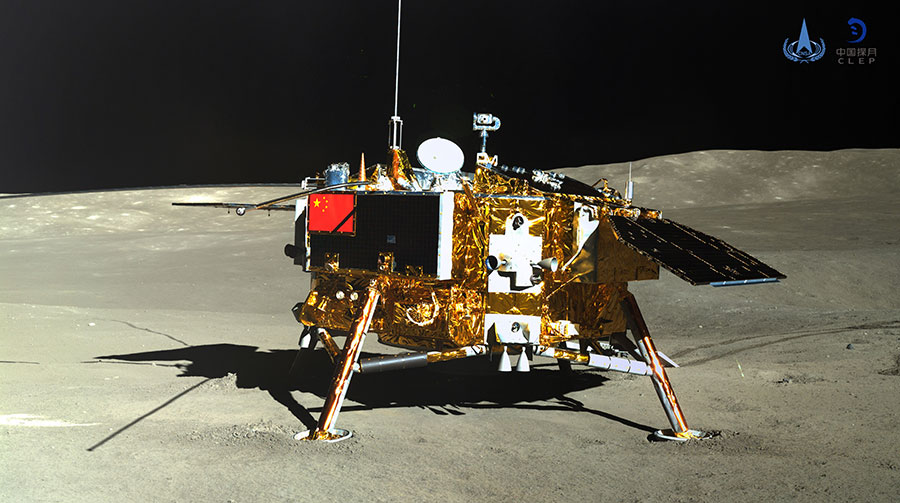
#> input picture DigitalImageProcessing/Images/6780100.jpg, 900 x 503 px
$ python test_2.py
#> lines starting #> are read from the running program, lines starting #| are printed output that depends on the picture
#> further down, src is the input picture: shape (503, 900, 3); mean B, G, R 79.8, 93.7, 97.7
# Created by LiuMinXuan 2020/3/2 21:18
# --coding:utf-8--
import cv2 as cv
import numpy as np


def access_pixels(image):
    print(image.shape)
#| (503, 900, 3)
    height = image.shape[0]
#> height = 503
    width = image.shape[1]
#> width = 900
    channels = image.shape[2]
#> channels = 3
    print("width:%s, height:%s, channels:%s" % (width, height, channels))
#| width:900, height:503, channels:3
    for row in range(height):
        for col in range(width):
            for chn in range(channels):
                pv = image[row, col, chn]
                image[row, col, chn] = 255 - pv
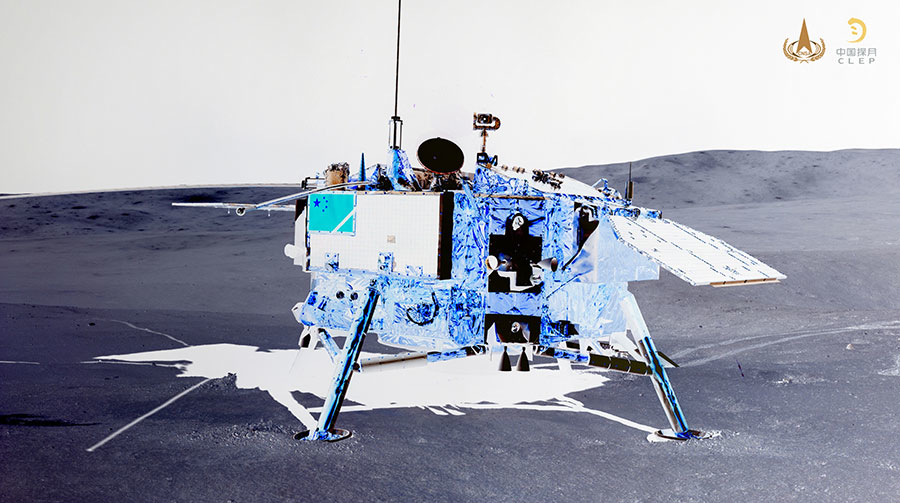
#> image: shape (503, 900, 3); mean B, G, R 175.2, 161.3, 157.3
    cv.imshow("show", image)


def create_inage():
    img = np.zeros([400, 400, 3], np.uint8)
    cv.imshow("new image", img)


src = cv.imread("../Images/6780100.jpg")
cv.namedWindow("input", cv.WINDOW_AUTOSIZE)
cv.imshow("input", src)
t1 = cv.getTickCount()
access_pixels(src)
create_inage()
t2 = cv.getTickCount()
print("time %s" % ((t2 - t1)/cv.getTickFrequency()))
cv.waitKey(0)
cv.destroyAllWindows()

$ run again, with DigitalImageProcessing/Images/11.jpg copied over DigitalImageProcessing/Images/6780100.jpg
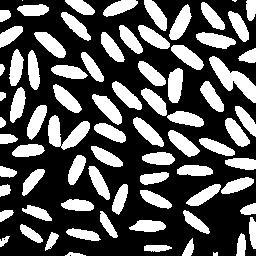
#> input picture DigitalImageProcessing/Images/11.jpg, 256 x 256 px
#> src is the input picture: shape (256, 256, 3); min 0, max 255, mean 88.5
#| (256, 256, 3)
#| width:256, height:256, channels:3
#> after the loop in access_pixels, `for row in range(height):`:
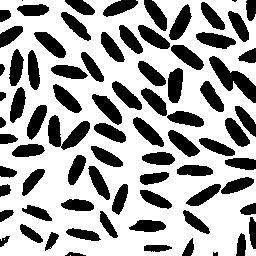
#> image: shape (256, 256, 3); min 0, max 255, mean 166.5

$ run again, with DigitalImageProcessing/Images/6780045.jpg copied over DigitalImageProcessing/Images/6780100.jpg
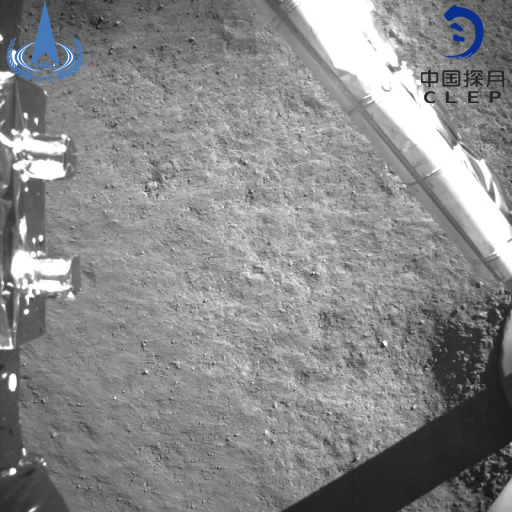
#> input picture DigitalImageProcessing/Images/6780045.jpg, 1024 x 1024 px (shown at 1/2 size)
#> src is the input picture: shape (1024, 1024, 3); mean B, G, R 136.7, 136, 135.6
#| (1024, 1024, 3)
#| width:1024, height:1024, channels:3
#> after the loop in access_pixels, `for row in range(height):`:
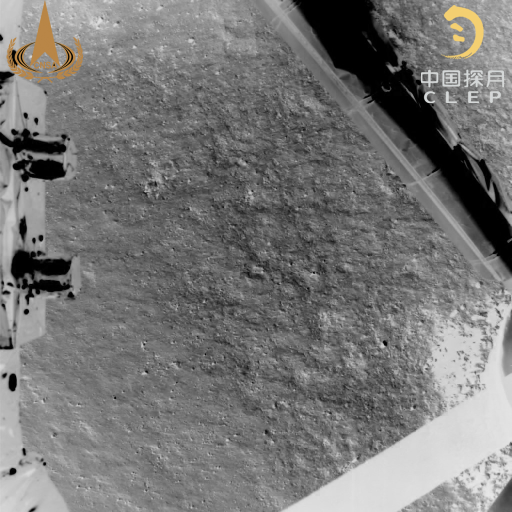
#> image: shape (1024, 1024, 3) (shown at 1/2 size); mean B, G, R 118.3, 119, 119.4

$ run again, with DigitalImageProcessing/Images/6780101.jpg copied over DigitalImageProcessing/Images/6780100.jpg
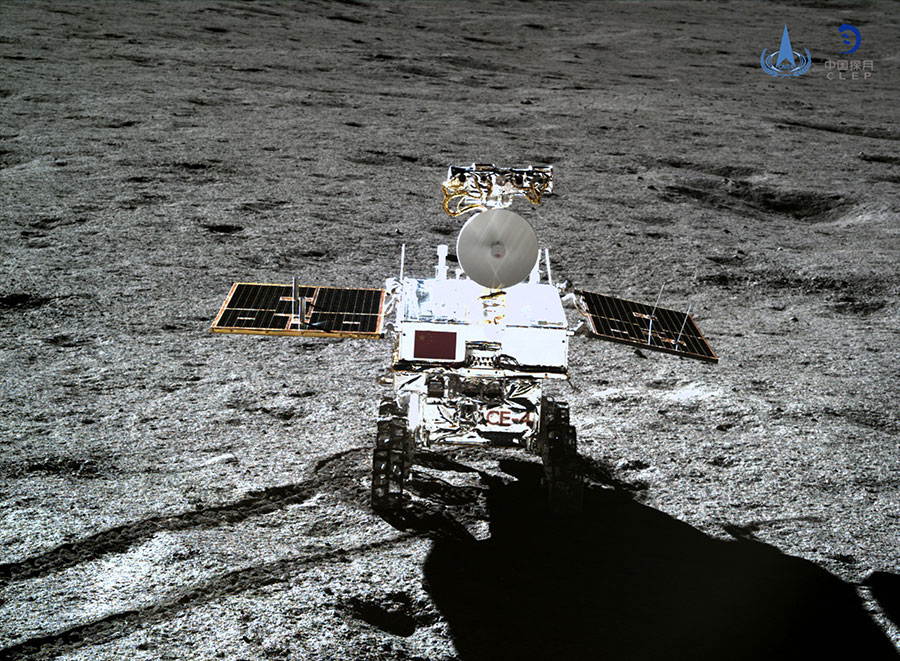
#> input picture DigitalImageProcessing/Images/6780101.jpg, 900 x 661 px
#> src is the input picture: shape (661, 900, 3); mean B, G, R 96.6, 99, 97.2
#| (661, 900, 3)
#| width:900, height:661, channels:3
#> after the loop in access_pixels, `for row in range(height):`:
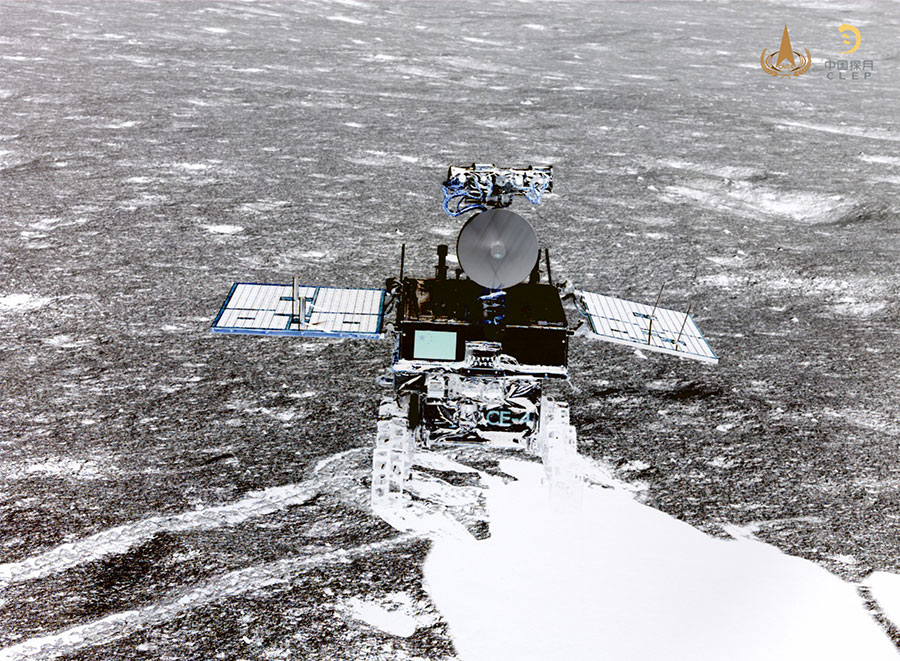
#> image: shape (661, 900, 3); mean B, G, R 158.4, 156, 157.8
